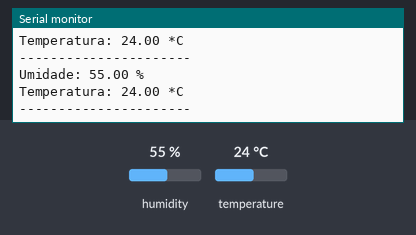
Bench run of a sketch on a simulated Arduino Uno, built with avr-gcc and run on an emulated ATmega328P. On the bench: the last lines printed to the serial monitor. The inputs (shaded band) are chosen by the test bench; at power-on: humidity 55 %, temperature 24 °C.

Above: at 4.8 s.
4.9 s: humidity set to 22 %
At 6.7 s:
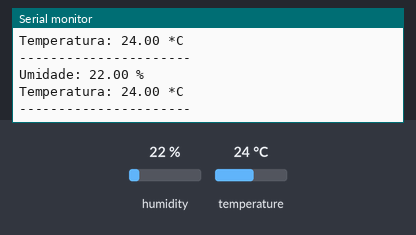
7.9 s: temperature set to 12 °C
At 9.1 s:
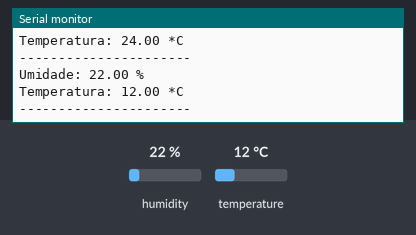
10.9 s: humidity set to 40 %
At 12.8 s:
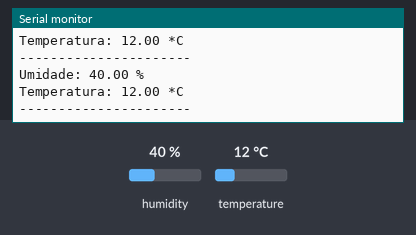
Timing chart, 0 to 14.3 s (numbered marks = the images above; inputs shaded):
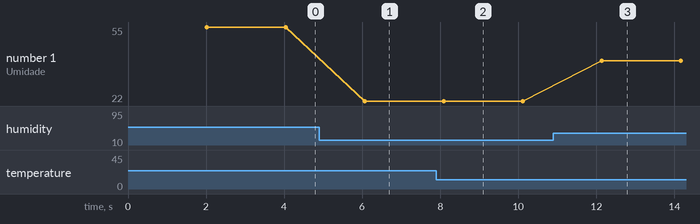

Measured:
- after the input at 4.9 s, the serial monitor: prints a new line after 1.2 s (image 1)
- after the input at 7.9 s, the serial monitor: prints a new line after 0.20 s (image 2)
- after the input at 10.9 s, the serial monitor: prints a new line after 1.2 s (image 3)
- plotted number 1: 55 → 22 after the input at 4.9 s, 22 → 40 after the input at 10.9 s

The sketch:

dht11.ino
```cpp
// Developed by Vitor Augusto Tiberio - Undergraduate Student at University of São Paulo
// Electrical Engineering Department

# include <DHT.h>

#define DHTPIN 4
#define DHTTYPE DHT11

DHT dht(DHTPIN, DHTTYPE);

void setup(){
  Serial.begin(115200);

  dht.begin();

  Serial.println('Teste do sensor DHT11 iniciado...');
}

void loop(){
  delay(2000);
  float umidade = dht.readHumidity();
  float temperatura = dht.readTemperature();

  if (isnan(umidade) || isnan(temperatura)){
    Serial.println("Falha ao ler o sensor!");
    return;
  }

  Serial.print("Umidade: ");
  Serial.print(umidade);
  Serial.println(" %");
  Serial.print("Temperatura: ");
  Serial.print(temperatura);
  Serial.println(" *C");

  Serial.println("----------------------");
}
```
